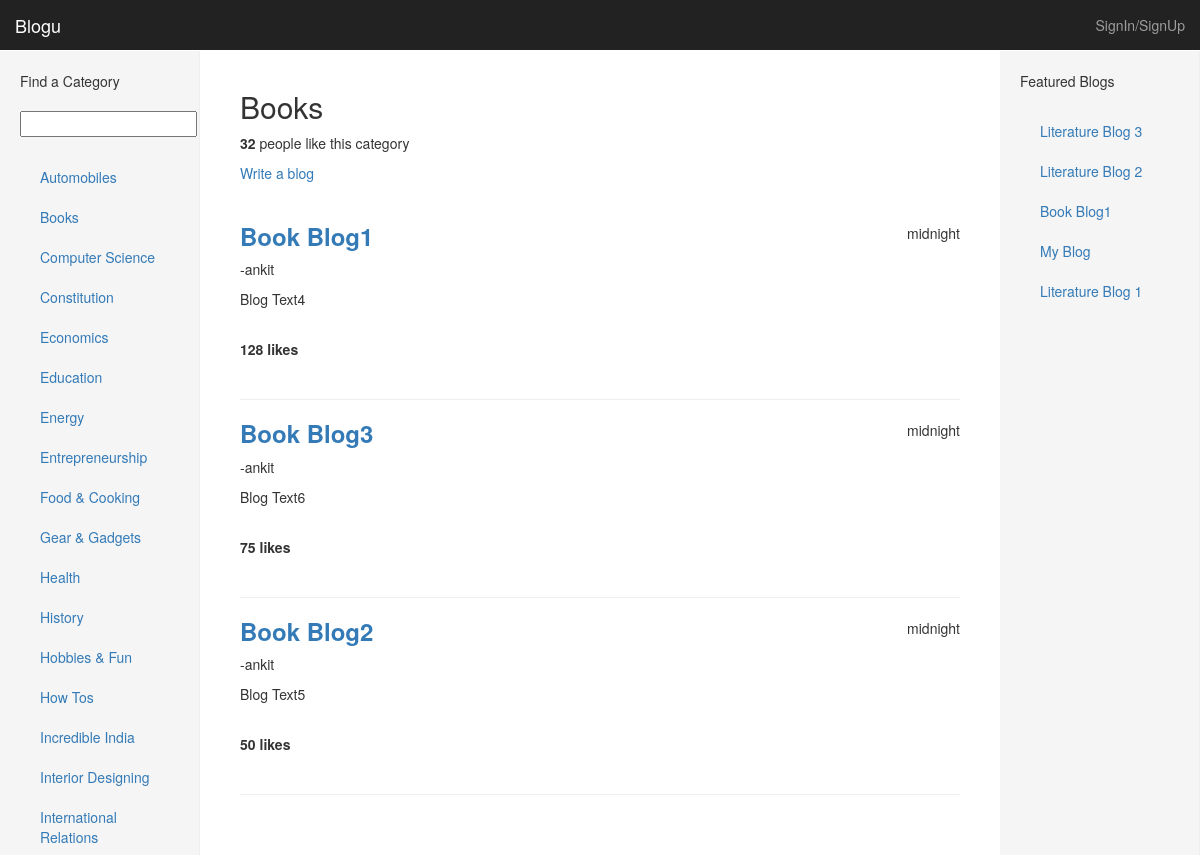
The app's page /blogu/category/books/ with its own data.
### blogu/models.py (models this page shows, shortened)
class Category(models.Model):
    name = models.CharField(max_length=128,unique=True)
    likes = models.IntegerField(default=0)
    slug = models.SlugField(unique=True)

class Blog(models.Model):
    category = models.ForeignKey(Category)
    title = models.CharField(max_length=128)
    written_by=models.ForeignKey(User)
    views = models.IntegerField(default=0)
    slug = models.SlugField(unique=True)
    image=models.ImageField(upload_to="blog_images",blank=True)
    image_description=models.TextField(default='')
    heading=models.TextField(default='')
    text = models.TextField()
    likes=models.IntegerField(default=0)
    date_added=models.DateField(default='2015-01-01')
    time_added=models.TimeField(default='00:00.00.000000')

### blogu/views.py (the view)
# urls.py: url(r'^category/(?P<category_name_slug>[\w\-]+)/$',views.category,name ="category"),
def category(request,category_name_slug):
    context_dict = {}
    context_dict['result_list']=None
    try:
        category = Category.objects.get(slug=category_name_slug)
        context_dict['category_name']=category.name
        blogs = Blog.objects.filter(category=category).order_by('-likes')
        context_dict['blogs']=blogs
        context_dict['category']=category
        context_dict['category_name_slug']=category.slug
        return render(request,'blogu/category.html',context_dict)
    except Category.DoesNotExist:
        context_dict['category_name']=category_name_slug
        pass
	return render(request,'blogu/category.html',context_dict)

### blogu/templatetags/blogu_extras.py (called while the page is built)
@register.inclusion_tag('blogu/cats.html')
def get_category_list(cat=None):
    return {'cats':Category.objects.all().order_by('name'), "act_cat": cat}

@register.inclusion_tag('blogu/blogs.html')
def get_blogs_list(cat=None):
    if cat:
        c=Category.objects.get(slug=cat)
        if c:
            blogs=Blog.objects.filter(category=c).order_by('-likes')[:5]
    else:
        blogs=Blog.objects.order_by('-likes')[:5]
    return {'blogs':blogs}

### templates/blogu/category.html (shortened to what this page needs)
{% extends 'blogu/base.html' %}
{% load staticfiles %}
{% block body_block %}
    <h2>{{ category_name }}</h2>
		<p>
		<strong id="category_like_count">{{ category.likes }} </strong> people like this category
		</p>
		<a href="/blogu/{{ category_name_slug }}/add_blog/"> Write a blog </a>
		<br/>
		<br/>
		<div id="blog">
		{% if category %}
		    {% if blogs %}
			<u1>
			    {% for blog in blogs %}
				    <span style='float:right;'>{{ blog.time_added }}</span>
                    <h3><a href="{% url 'blog' blog.slug %}"><strong>{{ blog.title }}</strong></a></h3>
                    <p class='text-left'> -{{ blog.written_by }}</p>
                    <p>{{ blog.text }}</p>
                    <br/>
                    <strong id=blog_like_count>{{ blog.likes }}</strong>
                    <strong> likes</strong>
                    <br/>
                    <br/>
                    <hr noshade size=9>
                {% endfor %}
			</u1>
		    {% else %}
		        <strong>No blogs currently in category</strong>
	        {% endif %}
		</div>
			<br/>
		{% else %}
	        The specified category {{ category_name }} does not exist!
	    {% endif %}
{% endblock %}

### templates/blogu/cats.html
{% if cats %}
    <u1 class="nav nav-sidebar">
	{% for c in cats %}
	    {% if c == act_cat %}
		<li class="active"><a href="{% url 'category' c.slug %}">{{ c.name }}</a></li>
		{% else %}
	    <li><a href="{% url 'category' c.slug %}">{{ c.name }}</a></li>
	    {% endif %}
	{% endfor %}
{% else %}
    <li><strong>There are no categories present</strong></li>
	</u1>
{% endif %}

### templates/blogu/blogs.html
{% if blogs %}
    <u1 class="nav nav-sidebar">
	{% for b in blogs %}
	    <li><a href="{% url 'blog' b.slug %}">{{ b.title }}</a></li>
	{% endfor %}
{% else %}
    <li><strong>There are no blogs present</strong></li>
	</u1>
{% endif %}

### static/css/dashboard.css (style rules this page uses)
body { padding-top: 50px; }
.nav-sidebar { margin-right: -21px; margin-bottom: 20px; margin-left: -20px; }
.nav-sidebar > li > a { padding-right: 20px; padding-left: 20px; }

### records on screen
Category: name "Automobiles"
Category: name "Books", likes "32"
Category: name "Computer Science"
Category: name "Constitution"
Category: name "Economics"
Category: name "Education"
Category: name "Energy"
Category: name "Entrepreneurship"
Category: name "Food & Cooking"
Category: name "Gear & Gadgets"
Category: name "Health"
Category: name "History"
Category: name "Hobbies & Fun"
Category: name "How Tos"
Category: name "Incredible India"
Category: name "Interior Designing"
Category: name "International Relations"
Blog: time_added "midnight", title "Book Blog1", written_by "ankit", text "Blog Text4", likes "128"
Blog: time_added "midnight", title "Book Blog3", written_by "ankit", text "Blog Text6", likes "75"
Blog: time_added "midnight", title "Book Blog2", written_by "ankit", text "Blog Text5", likes "50"
Blog: title "Literature Blog 3"
Blog: title "Literature Blog 2"
Blog: title "My Blog"
Blog: title "Literature Blog 1"
